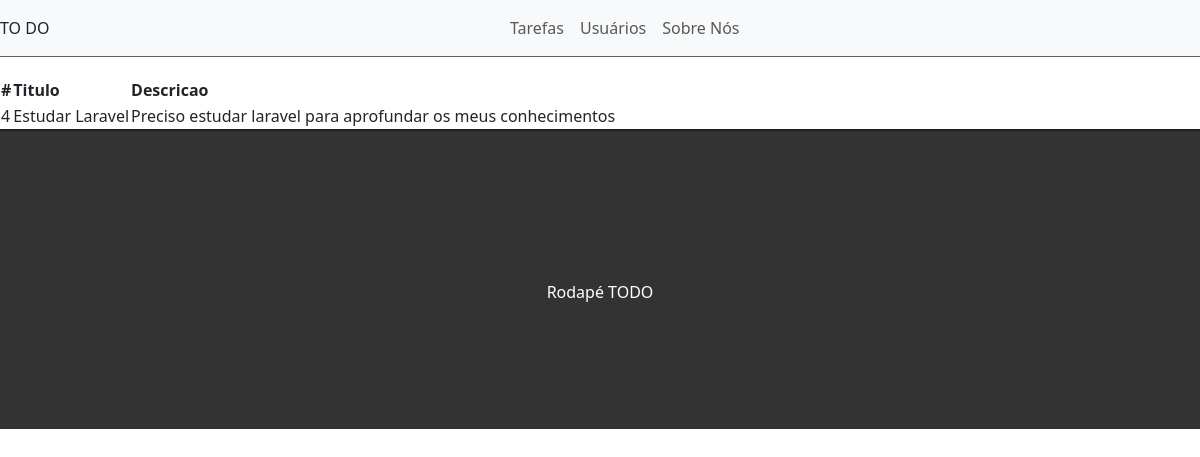
Screenshot of /task/4 with the database file from the repository.
### tasks/models.py (models this page shows, shortened)
class Task(models.Model):
    STATUS = (
        ('doing','Doing'),
        ('done','Done'),
    )
    title = models.CharField(max_length = 255)
    description = models.TextField()
    done = models.CharField(
        max_length=5,
        choices = STATUS
    )
    created_at = models.DateTimeField(auto_now_add=True)
    updated_at = models.DateTimeField(auto_now=True)

### tasks/views.py (the view)
# urls.py: path('task/<int:id>', views.showTask, name="show-task"),
def showTask(request, id):
    task = get_object_or_404(Task , pk=id)
    return render(request , 'tasks/showtask.html',{'task':task})

### tasks/templates/tasks/showtask.html (shortened to what this page needs)
{% extends 'base.html' %}
{% block content %}
    <div class="container-fluid">
        <table>
            <thead>
                <th>#</th>
                <th>Titulo</th>
                <th>Descricao</th>
            </thead>
            <tbody>
                <td>{{ task.id }}</td>
                <td>{{ task.title }}</td>
                <td>{{ task.description }}</td>
            </tbody>
        </table>
    </div>
{% endblock %}

### tasks/static/css/styles.css (style rules this page uses)
.container-fluid { padding: 0; }

### rows the page displays
Task: id "4", title "Estudar Laravel", description "Preciso estudar laravel para aprofundar os meus conhecimentos"
